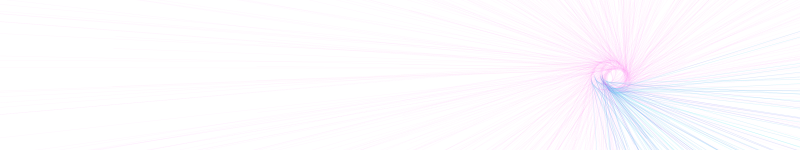
Frame 1 (no input)
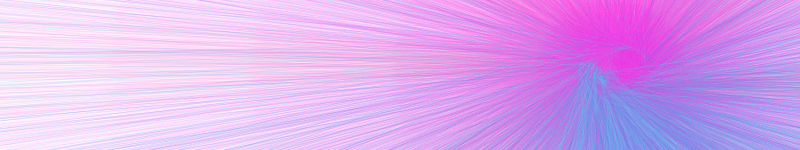
Frame 60 (the mouse pressed at the canvas centre just before this capture)
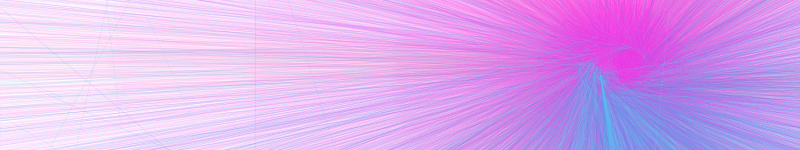
Frame 120 (the mouse held since frame 60 and released just before this capture)

The Processing sketch that drew these frames (run headless with seeded random() and noise(); from frame 60 on, the mouse is pressed at the canvas centre):

// Processing sketch: processing_133180
// ── processing_133180.pde

void setup(){
  size(800,150);
smooth();
frameRate(100);
strokeWeight(0.5);
background(255,255,255);
}

void draw(){

translate(width/2+200,height/2);

for(int s = 0; s<10; s++) {
 // pushMatrix();

for(int i = 0; i<72; i++) {
  float myAngle = random(-10,0);
  rotate(radians(myAngle));
  float ellipseSize = map (s,0,10,5,100);
  stroke(int(random(0,i)),int(random(i,255-i)),int(random(0,i)),10);
{
  if(i < 10) {
    stroke(int(random(80,i+20)),int(random(i+100,255)),int(random(240,i+90)),50);
  }else{
    stroke(int(random(220,i+400)),int(random(i,70)),int(random(220,i+70)),10);
  }
}

line(0,0,ellipseSize,ellipseSize*15);
  translate(mouseX,mouseX+1);
}
//popMatrix();
}
}
